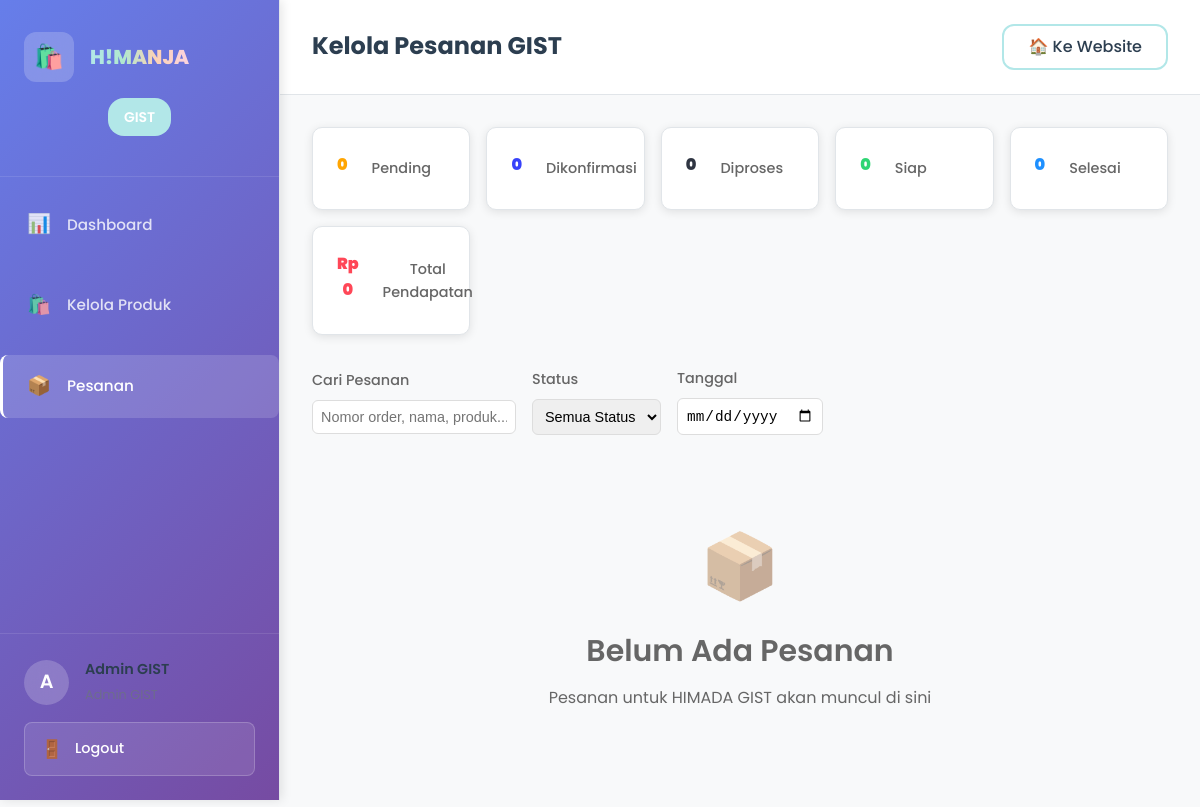
Before: /admin/orders.php (signed in) with the older database file.
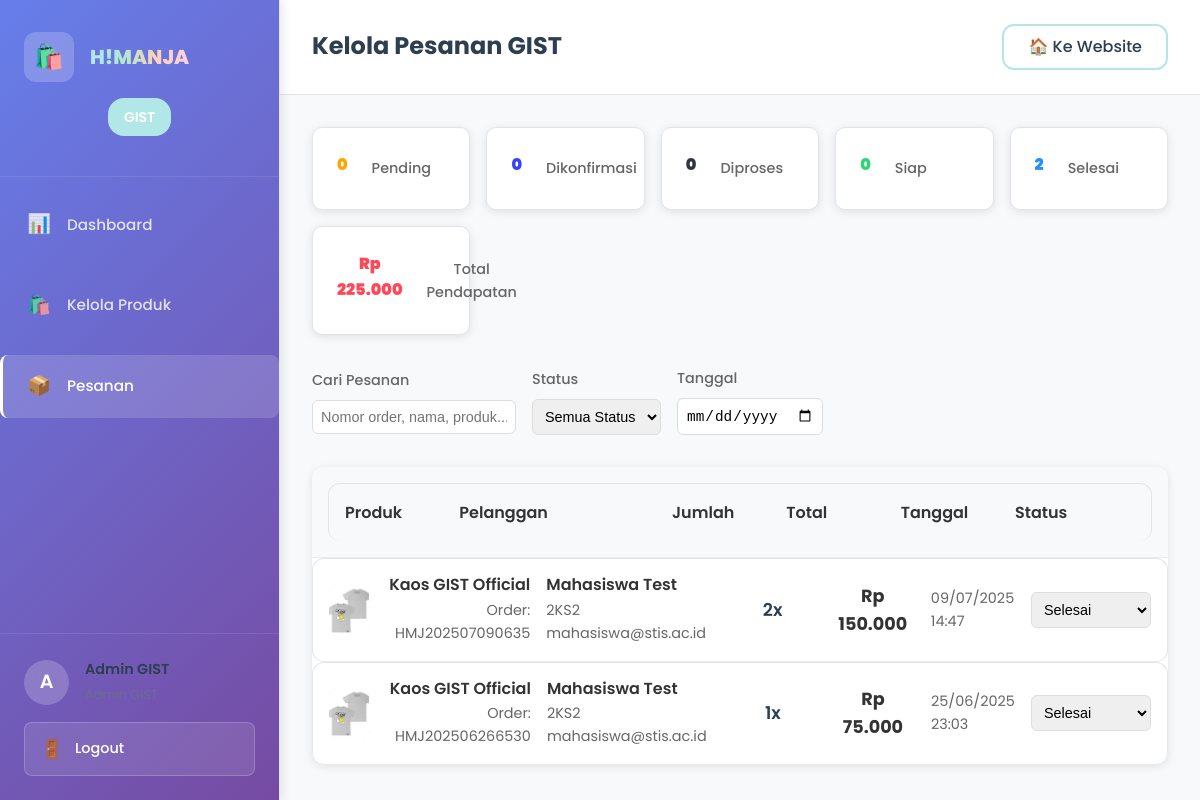
After: the same page with the newer database file.
### tables this page shows
CREATE TABLE `himada` (
  `id` int NOT NULL,
  `nama` varchar(50) NOT NULL,
  `nama_lengkap` varchar(200) NOT NULL,
  `daerah_asal` varchar(100) NOT NULL,
  `warna_tema` varchar(7) NOT NULL DEFAULT '#b2e7e8',
  `deskripsi` text,
  `koordinat_lat` decimal(10,8) DEFAULT NULL,
  `koordinat_lng` decimal(11,8) DEFAULT NULL,
  `logo_url` varchar(255) DEFAULT NULL,
  `contact_email` varchar(100) DEFAULT NULL,
  `contact_phone` varchar(20) DEFAULT NULL,
  `is_active` tinyint(1) DEFAULT '1',
  `created_at` timestamp NOT NULL DEFAULT CURRENT_TIMESTAMP,
  `updated_at` timestamp NOT NULL DEFAULT CURRENT_TIMESTAMP ON UPDATE CURRENT_TIMESTAMP
);

CREATE TABLE `order_items` (
  `id` int NOT NULL,
  `order_id` int NOT NULL,
  `himada_id` int NOT NULL,
  `product_id` int NOT NULL,
  `quantity` int NOT NULL,
  `price` decimal(12,2) NOT NULL,
  `subtotal` decimal(12,2) GENERATED ALWAYS AS ((`quantity` * `price`)) STORED,
  `catatan_produk` text,
  `status` enum('pending','confirmed','processing','ready','completed','cancelled') DEFAULT 'pending',
  `created_at` timestamp NOT NULL DEFAULT CURRENT_TIMESTAMP,
  `updated_at` timestamp NOT NULL DEFAULT CURRENT_TIMESTAMP ON UPDATE CURRENT_TIMESTAMP
);

CREATE TABLE `products` (
  `id` int NOT NULL,
  `himada_id` int NOT NULL,
  `nama_produk` varchar(100) NOT NULL,
  `kategori` enum('makanan','merchandise','kaos','gantungan_kunci','oleh_oleh') NOT NULL,
  `deskripsi` text NOT NULL,
  `harga` decimal(12,2) NOT NULL,
  `stok` int DEFAULT '0',
  `stok_minimum` int DEFAULT '5',
  `gambar_url` varchar(255) DEFAULT NULL,
  `is_available` tinyint(1) DEFAULT '1',
  `created_by` int NOT NULL,
  `created_at` timestamp NOT NULL DEFAULT CURRENT_TIMESTAMP,
  `updated_at` timestamp NOT NULL DEFAULT CURRENT_TIMESTAMP ON UPDATE CURRENT_TIMESTAMP
);

CREATE TABLE `orders` (
  `id` int NOT NULL,
  `user_id` int NOT NULL,
  `order_number` varchar(20) NOT NULL,
  `total_amount` decimal(12,2) NOT NULL,
  `status` enum('pending','confirmed','processing','ready','completed','cancelled') DEFAULT 'pending',
  `payment_status` enum('pending','paid','failed','refunded') DEFAULT 'pending',
  `catatan_umum` text,
  `shipping_address` text,
  `created_at` timestamp NOT NULL DEFAULT CURRENT_TIMESTAMP,
  `updated_at` timestamp NOT NULL DEFAULT CURRENT_TIMESTAMP ON UPDATE CURRENT_TIMESTAMP
);

CREATE TABLE `users` (
  `id` int NOT NULL,
  `username` varchar(50) NOT NULL,
  `email` varchar(100) NOT NULL,
  `password` varchar(255) NOT NULL,
  `full_name` varchar(100) NOT NULL,
  `kelas` varchar(20) DEFAULT NULL,
  `nim` varchar(20) DEFAULT NULL,
  `phone` varchar(20) DEFAULT NULL,
  `role` enum('super_admin','himada_admin','user') DEFAULT 'user',
  `himada_id` int DEFAULT NULL,
  `email_verified` tinyint(1) DEFAULT '0',
  `is_active` tinyint(1) DEFAULT '1',
  `last_login` timestamp NULL DEFAULT NULL,
  `created_at` timestamp NOT NULL DEFAULT CURRENT_TIMESTAMP,
  `updated_at` timestamp NOT NULL DEFAULT CURRENT_TIMESTAMP ON UPDATE CURRENT_TIMESTAMP
);

### config/database.php (called while the page is built, shortened)
<?php
function getUserHimadaId() {
    return $_SESSION['himada_id'] ?? null;
}
function formatCurrency($amount) {
    return 'Rp ' . number_format($amount, 0, ',', '.');
}
?>

### admin/orders.php (the view, shortened to what the changed rows need)
<?php
require_once __DIR__ . '/../config/database.php';
$database = new Database();
$db = $database->getConnection();
$himada_id = getUserHimadaId();
$query = "SELECT * FROM himada WHERE id = :himada_id";
$stmt = $db->prepare($query);
$stmt->bindParam(':himada_id', $himada_id);
$stmt->execute();
$himada = $stmt->fetch(PDO::FETCH_ASSOC);
$query = "SELECT oi.*, o.order_number, o.created_at as order_date,
                 u.full_name as customer_name, u.kelas, u.email,
                 p.nama_produk, p.gambar_url
          FROM order_items oi
          JOIN orders o ON oi.order_id = o.id
          JOIN users u ON o.user_id = u.id
          JOIN products p ON oi.product_id = p.id
          WHERE oi.himada_id = :himada_id";
$params = [':himada_id' => $himada_id];
$query .= " ORDER BY o.created_at DESC";
$stmt = $db->prepare($query);
foreach ($params as $key => $value) {
    $stmt->bindValue($key, $value);
}
$stmt->execute();
$order_items = $stmt->fetchAll(PDO::FETCH_ASSOC);
$stats_query = "SELECT
    COUNT(CASE WHEN oi.status = 'pending' THEN 1 END) as pending_count,
    COUNT(CASE WHEN oi.status = 'confirmed' THEN 1 END) as confirmed_count,
    COUNT(CASE WHEN oi.status = 'processing' THEN 1 END) as processing_count,
    COUNT(CASE WHEN oi.status = 'ready' THEN 1 END) as ready_count,
    COUNT(CASE WHEN oi.status = 'completed' THEN 1 END) as completed_count,
    SUM(CASE WHEN oi.status IN ('completed', 'ready') THEN oi.subtotal ELSE 0 END) as total_revenue
FROM order_items oi
WHERE oi.himada_id = :himada_id";
$stmt = $db->prepare($stats_query);
$stmt->bindParam(':himada_id', $himada_id);
$stmt->execute();
$stats = $stmt->fetch(PDO::FETCH_ASSOC) ?: [];
$stats['total_revenue'] = $stats['total_revenue'] ?? 0;
?>
<!DOCTYPE html>
<html lang="id">
<head>
    <link rel="stylesheet" href="../assets/css/style.css">
    <link rel="stylesheet" href="../assets/css/admin.css">
</head>
<body class="admin-page">
    <aside class="admin-sidebar">
        <div class="sidebar-header">
            <div class="himada-info">
                <div class="himada-badge" style="background: <?php echo $himada['warna_tema']; ?>">
                    <?php echo htmlspecialchars($himada['nama']); ?>
                </div>
            </div>
        </div>
    </aside>
    <main class="admin-main">
        <header class="admin-header">
            <div class="header-left">
                <h1 class="page-title">Kelola Pesanan <?php echo htmlspecialchars($himada['nama']); ?></h1>
            </div>
        </header>
        <div class="dashboard-content">
            <div class="stats-overview">
                <div class="stat-card stat-completed">
                    <div class="stat-number"><?php echo $stats['completed_count']; ?></div>
                    <div class="stat-label">Selesai</div>
                </div>
                <div class="stat-card stat-revenue">
                    <div class="stat-number"><?php echo formatCurrency($stats['total_revenue']); ?></div>
                    <div class="stat-label">Total Pendapatan</div>
                </div>
            </div>
            <?php if (empty($order_items)): ?>
                <div class="empty-state">
                    <div class="empty-icon">📦</div>
                    <h3>Belum Ada Pesanan</h3>
                    <p>Pesanan untuk HIMADA <?php echo htmlspecialchars($himada['nama']); ?> akan muncul di sini</p>
                </div>
            <?php else: ?>
                <div class="orders-table">
                    <div class="table-header">
                        <div class="order-item">
                            <div>Produk</div>
                            <div>Pelanggan</div>
                            <div>Jumlah</div>
                            <div>Total</div>
                            <div>Tanggal</div>
                            <div>Status</div>
                        </div>
                    </div>
                    <?php foreach ($order_items as $item): ?>
                        <div class="order-item">
                            <div class="order-info">
                                <div class="product-image">
                                    <?php if ($item['gambar_url']): ?>
                                        <img src="<?php echo htmlspecialchars($item['gambar_url']); ?>"
                                             alt="<?php echo htmlspecialchars($item['nama_produk']); ?>"
                                             onerror="this.style.display='none'; this.parentElement.innerHTML='📷';">
                                    <?php else: ?>
                                        📷
                                    <?php endif; ?>
                                </div>
                                <div class="order-details">
                                    <h4><?php echo htmlspecialchars($item['nama_produk']); ?></h4>
                                    <p>Order: <?php echo htmlspecialchars($item['order_number']); ?></p>
                                </div>
                            </div>
                            <div class="customer-info">
                                <h4><?php echo htmlspecialchars($item['customer_name']); ?></h4>
                                <p><?php echo htmlspecialchars($item['kelas']); ?></p>
                                <p><?php echo htmlspecialchars($item['email']); ?></p>
                            </div>
                            <div class="order-quantity">
                                <?php echo $item['quantity']; ?>x
                            </div>
                            <div class="order-total">
                                <?php echo formatCurrency($item['subtotal']); ?>
                            </div>
                            <div style="font-size: 0.9rem; color: #666;">
                                <?php echo date('d/m/Y H:i', strtotime($item['order_date'])); ?>
                            </div>
                            <div>
                                <form method="POST" style="margin: 0;">
                                    <select name="new_status" class="status-select" onchange="this.form.submit()">
                                        <option value="completed" <?php echo $item['status'] === 'completed' ? 'selected' : ''; ?>>Selesai</option>
                                    </select>
                                </form>
                            </div>
                        </div>
                    <?php endforeach; ?>
                </div>
            <?php endif; ?>
        </div>
    </main>
</body>
</html>

Changed rows visible on the page:
changed himada "GIST": nama "GIST" → (not shown)
added order_items: product.gambar_url (picture), product.nama_produk "Kaos GIST Official", order.order_number "HMJ202507090635", users.full_name "Mahasiswa Test", users.kelas "2KS2", users.email "mahasiswa@stis.ac.id", quantity "2", subtotal "Rp 150.000", order.created_at "09/07/2025 14:47", new_status "Selesai"
added order_items: product.gambar_url (picture), product.nama_produk "Kaos GIST Official", order.order_number "HMJ202506266530", users.full_name "Mahasiswa Test", users.kelas "2KS2", users.email "mahasiswa@stis.ac.id", quantity "1", subtotal "Rp 75.000", order.created_at "25/06/2025 23:03", new_status "Selesai"
Other visible differences:
$stats['completed_count']: "0" → "2"
formatCurrency($stats['total_revenue']): "Rp 0" → "Rp 225.000"
text no longer shown: "📦 Belum Ada Pesanan Pesanan untuk HIMADA akan muncul di sini"
text now shown: "Produk Pelanggan Jumlah Total Tanggal Status"
